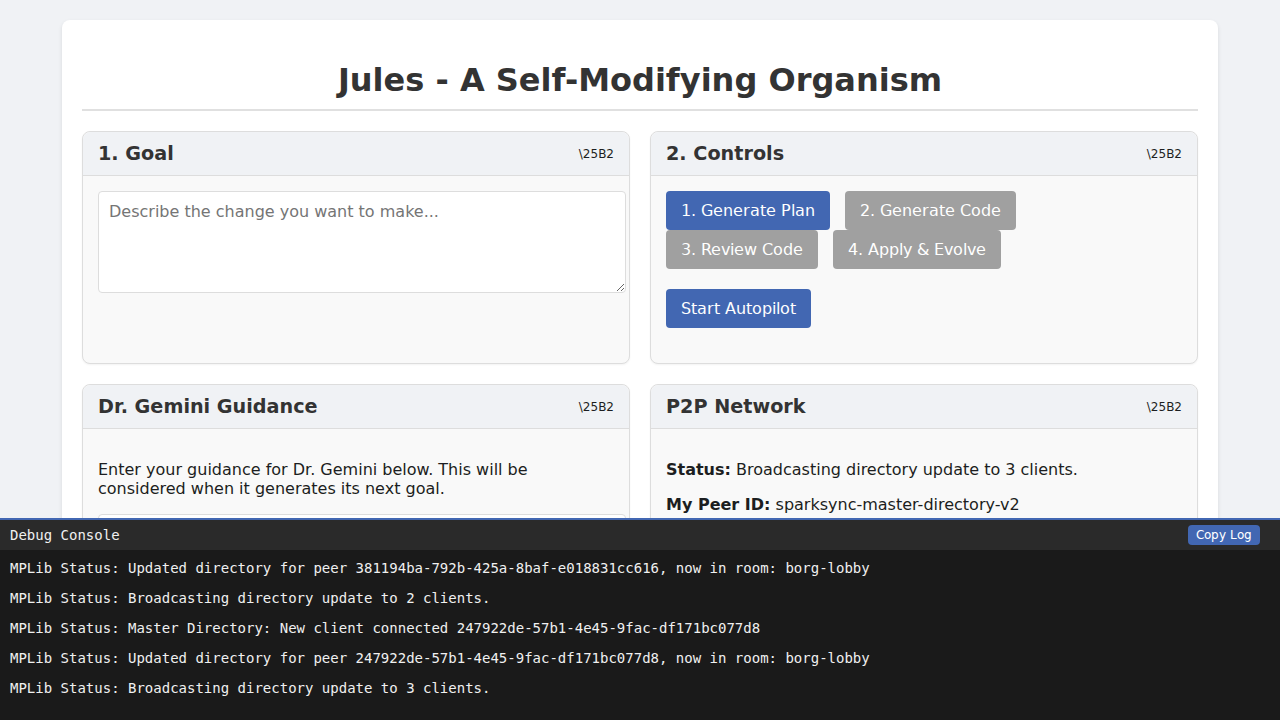
#> input picture client_1_connection_failure.png, 1280 x 720 px; its folder holds only this picture in this run
$ python -i watermark.py   (imports and definitions only)
#> lines starting #> are read from the running program, lines starting #| are printed output that depends on the picture
"""
Intelligent Watermark System with Energy-Based Placement

This module provides sophisticated watermarking capabilities:
- Energy-based optimal placement using Sobel gradients
- Rotating logo pool for variety
- Dynamic text transformations (rotate, scale, skew) based on image content
- Logo + "@e-v-l-o-v-e.bsky.social" text composite watermarks
"""

import os
import json
import math
import numpy as np
from PIL import Image, ImageDraw, ImageFont, ImageFilter, ImageEnhance
from scipy import ndimage
from typing import Tuple, Optional, List
import logging

# --- Configuration ---
WATERMARK_OPACITY = 0.25  # Default opacity (0-1)
WATERMARK_MAX_SIZE_RATIO = 0.15  # Max watermark size relative to image
WATERMARK_MIN_SIZE_RATIO = 0.08  # Min watermark size relative to image
WATERMARK_TEXT = "@e-v-l-o-v-e.bsky.social"
WATERMARK_MARGIN = 20  # Pixels from edge

# Logo rotation state file
# Move to state directory for tidiness
LOGO_STATE_FILE = os.path.join(os.path.dirname(os.path.dirname(os.path.abspath(__file__))), "state", "watermark_state.json")

# --- Logo Pool ---
def get_logo_paths() -> List[str]:
    """Get all available logo paths from the assets/logos directory."""
    base_dir = os.path.dirname(os.path.dirname(os.path.abspath(__file__)))
    logos_dir = os.path.join(base_dir, "assets", "logos")

    logo_paths = []

    # Add from logos directory
    if os.path.exists(logos_dir):
        for f in os.listdir(logos_dir):
            if f.lower().endswith(('.png', '.jpg', '.jpeg', '.webp')):
                logo_paths.append(os.path.join(logos_dir, f))

    # Fallback if empty - check if there are logos in assets root (legacy)
    if not logo_paths:
        root_logo = os.path.join(base_dir, "assets", "love_logo.png")
        if os.path.exists(root_logo):
            logo_paths.append(root_logo)

    return sorted(logo_paths)


# [19 lines left out: functions _load_logo_state, _save_logo_state, not called in this run]


def get_next_logo() -> Optional[Image.Image]:
    """
    Returns the next logo from the rotating pool.
    Cycles through all available logos sequentially.
    """
    logo_paths = get_logo_paths()
    if not logo_paths:
        logging.warning("No logos found in assets/logos directory")
        return None

    state = _load_logo_state()
    current_index = state.get("current_index", 0) % len(logo_paths)

    logo_path = logo_paths[current_index]

    # Update state for next call
    state["current_index"] = (current_index + 1) % len(logo_paths)
    state["last_logo"] = os.path.basename(logo_path)
    _save_logo_state(state)

    try:
        logo = Image.open(logo_path).convert("RGBA")
        logging.info(f"Using logo: {os.path.basename(logo_path)}")
        return logo
    except Exception as e:
        logging.error(f"Error loading logo {logo_path}: {e}")
        return None


# --- Energy Analysis ---
def analyze_image_energy(image: Image.Image) -> np.ndarray:
    """
    Compute energy map using Sobel gradients.
    Low energy = flat/uniform areas ideal for watermarks.
    High energy = edges, details, busy areas to avoid.

    Args:
        image: PIL Image to analyze

    Returns:
        2D numpy array of energy values (same size as image)
    """
    # Convert to grayscale numpy array
    gray = np.array(image.convert('L'), dtype=np.float64)

    # Compute Sobel gradients
    dx = ndimage.sobel(gray, axis=1)  # Horizontal gradient
    dy = ndimage.sobel(gray, axis=0)  # Vertical gradient

    # Energy is magnitude of gradient
    energy = np.sqrt(dx**2 + dy**2)

    # Normalize to 0-1 range
    if energy.max() > 0:
        energy = energy / energy.max()

    return energy


def compute_local_orientation(energy_map: np.ndarray, region: Tuple[int, int, int, int]) -> float:
    """
    Analyze local gradients to determine optimal text rotation.
    Aligns text with dominant gradient direction for natural integration.

    Args:
        energy_map: Full image energy map
        region: (x, y, width, height) of the watermark region

    Returns:
        Optimal rotation angle in degrees (-30 to 30)
    """
    x, y, w, h = region

    # Extract region
    region_energy = energy_map[y:y+h, x:x+w]

    # Compute gradient direction in the region
    dy, dx = np.gradient(region_energy)

    # Average gradient direction
    avg_dx = np.mean(dx)
    avg_dy = np.mean(dy)

    # Calculate angle (clamped to reasonable range)
    if abs(avg_dx) > 0.001 or abs(avg_dy) > 0.001:
        angle = math.degrees(math.atan2(avg_dy, avg_dx))
        # Clamp to -30 to 30 degrees for subtle effect
        angle = max(-30, min(30, angle * 0.3))
    else:
        angle = 0

    return angle


def compute_local_skew(energy_map: np.ndarray, region: Tuple[int, int, int, int]) -> Tuple[float, float]:
    """
    Compute skew factors based on energy gradient flow.

    Args:
        energy_map: Full image energy map
        region: (x, y, width, height) of the watermark region

    Returns:
        (skew_x, skew_y) factors for affine transformation
    """
    x, y, w, h = region
    region_energy = energy_map[y:y+h, x:x+w]

    # Compute gradient
    dy, dx = np.gradient(region_energy)

    # Skew based on gradient variation
    skew_x = np.std(dx) * 0.1  # Subtle horizontal skew
    skew_y = np.std(dy) * 0.1  # Subtle vertical skew

    # Clamp to reasonable values
    skew_x = max(-0.15, min(0.15, skew_x))
    skew_y = max(-0.15, min(0.15, skew_y))

    return skew_x, skew_y


def find_optimal_watermark_position(
    image: Image.Image,
    watermark_size: Tuple[int, int],
    energy_map: Optional[np.ndarray] = None
) -> Tuple[int, int, float, float]:
    """
    Find position with lowest energy that fits the watermark.

    Args:
        image: Source image
        watermark_size: (width, height) of watermark
        energy_map: Pre-computed energy map (optional)

    Returns:
        (x, y, angle, scale) for optimal placement
    """
    if energy_map is None:
        energy_map = analyze_image_energy(image)

    img_w, img_h = image.size
    wm_w, wm_h = watermark_size

    # Define candidate regions (corners and edges, avoiding center)
    margin = WATERMARK_MARGIN
    candidates = [
        # Bottom-right (most common)
        (img_w - wm_w - margin, img_h - wm_h - margin),
        # Bottom-left
        (margin, img_h - wm_h - margin),
        # Top-right
        (img_w - wm_w - margin, margin),
        # Top-left
        (margin, margin),
        # Bottom-center
        ((img_w - wm_w) // 2, img_h - wm_h - margin),
        # Right-center
        (img_w - wm_w - margin, (img_h - wm_h) // 2),
    ]

    best_pos = candidates[0]
    best_energy = float('inf')

    for x, y in candidates:
        # Ensure within bounds
        x = max(0, min(x, img_w - wm_w))
        y = max(0, min(y, img_h - wm_h))

        # Calculate average energy in this region
        region = energy_map[y:y+wm_h, x:x+wm_w]
        avg_energy = np.mean(region)

        if avg_energy < best_energy:
            best_energy = avg_energy
            best_pos = (x, y)

    x, y = best_pos

    # Compute optimal rotation based on local gradients
    angle = compute_local_orientation(energy_map, (x, y, wm_w, wm_h))

    # Scale based on energy variance (lower variance = can be larger)
    region = energy_map[y:y+wm_h, x:x+wm_w]
    variance = np.var(region)
    # Scale inversely with variance (busy areas get smaller watermark)
    scale = 1.0 - (variance * 0.3)
    scale = max(0.7, min(1.0, scale))

    return x, y, angle, scale


# --- Watermark Creation ---
def create_text_watermark(
    text: str,
    font_size: int,
    opacity: float = 1.0,
    rotation: float = 0,
    skew: Tuple[float, float] = (0, 0)
) -> Image.Image:
    """
    Creates a text watermark image.

    Args:
        text: Text to render
        font_size: Font size in points
        opacity: Opacity (0-1)
        rotation: Rotation angle
        skew: Skew factors

    Returns:
        RGBA image of the text
    """
    # Find font
    # Standard font checks
    font_paths = [
        "/usr/share/fonts/truetype/dejavu/DejaVuSans-Bold.ttf",
        "/usr/share/fonts/truetype/liberation/LiberationSans-Bold.ttf",
        "C:\\Windows\\Fonts\\arialbd.ttf",
        "C:\\Windows\\Fonts\\impact.ttf",
    ]

    # Also check local assets
    base_dir = os.path.dirname(os.path.dirname(os.path.abspath(__file__)))
    local_font = os.path.join(base_dir, "assets", "fonts", "arialbd.ttf")
    font_paths.insert(0, local_font)

    font = None
    for path in font_paths:
        try:
            if os.path.exists(path):
                font = ImageFont.truetype(path, font_size)
                break
        except Exception:
            continue

    if font is None:
        font = ImageFont.load_default()

    # Calculate size
    dummy_img = Image.new('RGBA', (1, 1))
    dummy_draw = ImageDraw.Draw(dummy_img)
    text_bbox = dummy_draw.textbbox((0, 0), text, font=font)
    text_width = text_bbox[2] - text_bbox[0]
    text_height = text_bbox[3] - text_bbox[1]

    # Create image with padding for rotation/skew
    padding = int(max(text_width, text_height) * 0.5)
    img_size = (text_width + padding * 2, text_height + padding * 2)

    watermark = Image.new('RGBA', img_size, (0, 0, 0, 0))
    draw = ImageDraw.Draw(watermark)

    # Draw text centered
    x = (img_size[0] - text_width) // 2
    y = (img_size[1] - text_height) // 2

    # White text with optional opacity
    alpha = int(255 * opacity)
    text_color = (255, 255, 255, alpha)

    draw.text((x, y), text, font=font, fill=text_color)

    # Cropping box to trim empty space after transforms
    bbox = [x, y, x + text_width, y + text_height]

    # Apply rotation
    if abs(rotation) > 0.5:
        watermark = watermark.rotate(rotation, expand=True, resample=Image.Resampling.BICUBIC)

    # Apply skew
    if abs(skew[0]) > 0.01 or abs(skew[1]) > 0.01:
        w, h = watermark.size
        skew_x, skew_y = skew
        coeffs = (1, skew_x, -skew_x * h / 2,
                  skew_y, 1, -skew_y * w / 2)
        watermark = watermark.transform(
            (w, h),
            Image.Transform.AFFINE,
            coeffs,
            resample=Image.Resampling.BICUBIC
        )

    return watermark.crop(watermark.getbbox())


# [26 lines left out: function mask_energy_region, not called in this run]


# --- Main Entry Point ---
def apply_watermark(
    image: Image.Image,
    opacity: float = WATERMARK_OPACITY,
    force_position: Optional[Tuple[int, int]] = None
) -> Image.Image:
    """
    Main entry point - applies intelligent split watermarks (Logo + Hidden Text).

    Args:
        image: Source PIL Image
        opacity: Watermark opacity (0-1) for the main logo
        force_position: Optional forced (x, y) position for the LOGO

    Returns:
        Image with watermarks applied
    """
    try:
        if image.mode not in ('RGB', 'RGBA'):
            image = image.convert('RGB')

        img_w, img_h = image.size
        energy_map = analyze_image_energy(image)

        # --- 1. Place Main Logo ---
        logo = get_next_logo()
        if logo:
            # Calculate optimal logo size
            max_logo_size = int(min(img_w, img_h) * WATERMARK_MAX_SIZE_RATIO)
            min_logo_size = int(min(img_w, img_h) * WATERMARK_MIN_SIZE_RATIO)
            target_logo_size = max(min_logo_size, min(max_logo_size, 150)) # Cap at 150px

            # Resize logo maintaining aspect ratio
            aspect = logo.width / logo.height
            if aspect > 1:
                logo_w = target_logo_size
                logo_h = int(target_logo_size / aspect)
            else:
                logo_h = target_logo_size
                logo_w = int(target_logo_size * aspect)

            logo_resized = logo.resize((logo_w, logo_h), Image.Resampling.LANCZOS)

            # Find position
            if force_position:
                lx, ly = force_position
                l_angle = 0
                l_scale = 1.0
            else:
                lx, ly, l_angle, l_scale = find_optimal_watermark_position(
                    image,
                    (logo_w, logo_h),
                    energy_map
                )

            # Apply opacity to logo
            if opacity < 1.0:
                alpha = logo_resized.split()[3] if 'A' in logo_resized.getbands() else logo_resized.convert('RGBA').split()[3]
                alpha = ImageEnhance.Brightness(alpha).enhance(opacity)
                logo_resized.putalpha(alpha)

            # Paste logo
            if image.mode != 'RGBA':
                image = image.convert('RGBA')

            # Adjust position to be safe within image
            lx = max(WATERMARK_MARGIN, min(lx, img_w - logo_w - WATERMARK_MARGIN))
            ly = max(WATERMARK_MARGIN, min(ly, img_h - logo_h - WATERMARK_MARGIN))

            image.paste(logo_resized, (lx, ly), logo_resized)

            logging.info(f"Logo placed at ({lx}, {ly})")

            # Update energy map to mask the logo area + margin
            mask_margin = 20
            energy_map = mask_energy_region(
                energy_map,
                (lx - mask_margin, ly - mask_margin, logo_w + mask_margin*2, logo_h + mask_margin*2)
            )

        # --- 2. Place Hidden "@e-v-l-o-v-e.bsky.social" Text ---
        # Fixed small size ~8pt (approx 11px at 96dpi, but let's say 12px for visibility)
        # We'll scale it slightly with image size but keep it small
        base_font_size = 18
        font_scale = min(img_w, img_h) / 1024
        font_size = int(max(12, base_font_size * font_scale))

        # Generate text image to get dimensions
        text_img_temp = create_text_watermark(WATERMARK_TEXT, font_size)
        tw, th = text_img_temp.size

        # Find position for text using updated energy map
        tx, ty, t_angle, t_scale = find_optimal_watermark_position(
            image,
            (tw, th),
            energy_map
        )

        # Compute skew for text to make it blend organically
        t_skew = compute_local_skew(energy_map, (tx, ty, tw, th))

        # Create final text watermark
        hidden_text = create_text_watermark(
            WATERMARK_TEXT,
            font_size,
            opacity=0.15, # Very subtle
            rotation=t_angle,
            skew=t_skew
        )

        # Paste text
        tx = max(WATERMARK_MARGIN, min(tx, img_w - hidden_text.width - WATERMARK_MARGIN))
        ty = max(WATERMARK_MARGIN, min(ty, img_h - hidden_text.height - WATERMARK_MARGIN))

        image.paste(hidden_text, (tx, ty), hidden_text)

        logging.info(f"Hidden '{WATERMARK_TEXT}' placed at ({tx}, {ty})")

        return image.convert('RGB')

    except Exception as e:
        logging.error(f"Error applying watermark: {e}")
        return image


# --- Utility Functions ---
# [30 lines left out: functions generate_energy_visualization, get_watermark_stats, not called in this run]

>>> from PIL import Image
>>> picture = Image.open('../client_1_connection_failure.png')
#> picture is the input picture: PIL image 1280x720 RGB; mean R, G, B 181.4, 182.4, 184.2
>>> result = apply_watermark(picture)
#> in analyze_image_energy, `dx = ndimage.sobel(gray, axis=1)`:
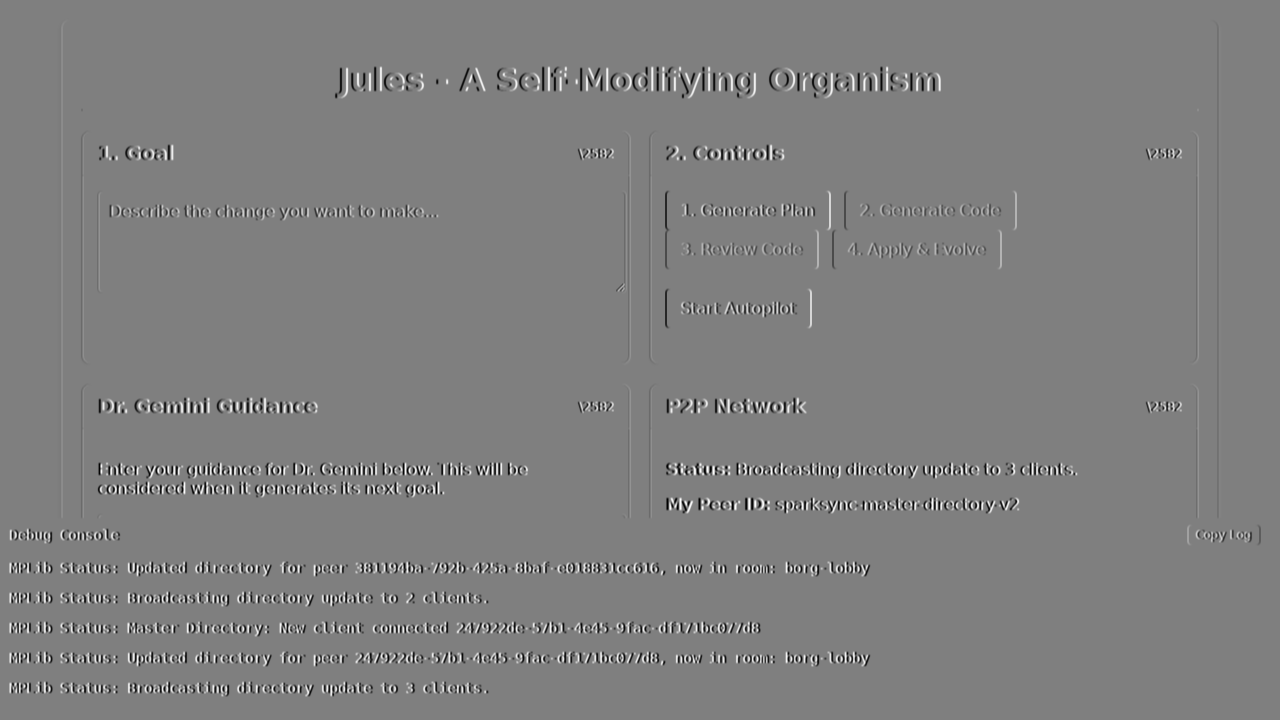
#> dx: shape (720, 1280) float64; min -868, max 872, mean 0; drawn with min black and max white
#> in analyze_image_energy, `dy = ndimage.sobel(gray, axis=0)`:
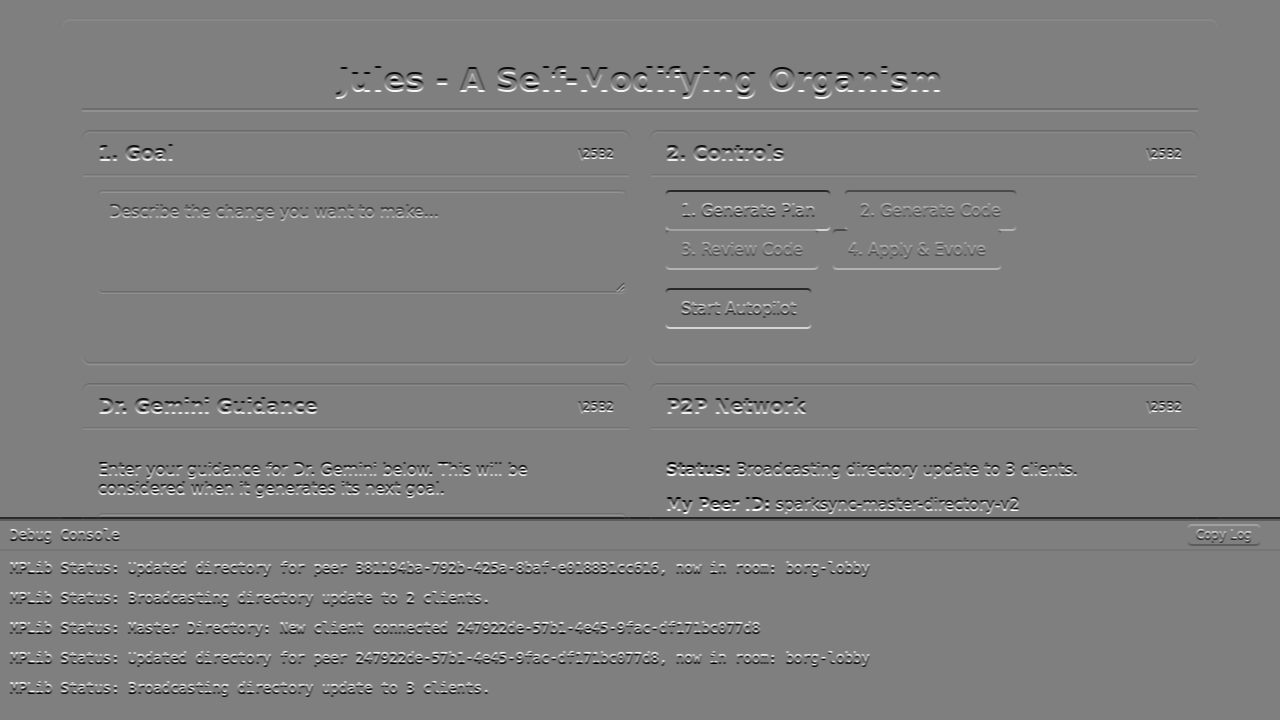
#> dy: shape (720, 1280) float64; min -876, max 876, mean -2.4; drawn with min black and max white
#> in analyze_image_energy, `energy = np.sqrt(dx**2 + dy**2)`:
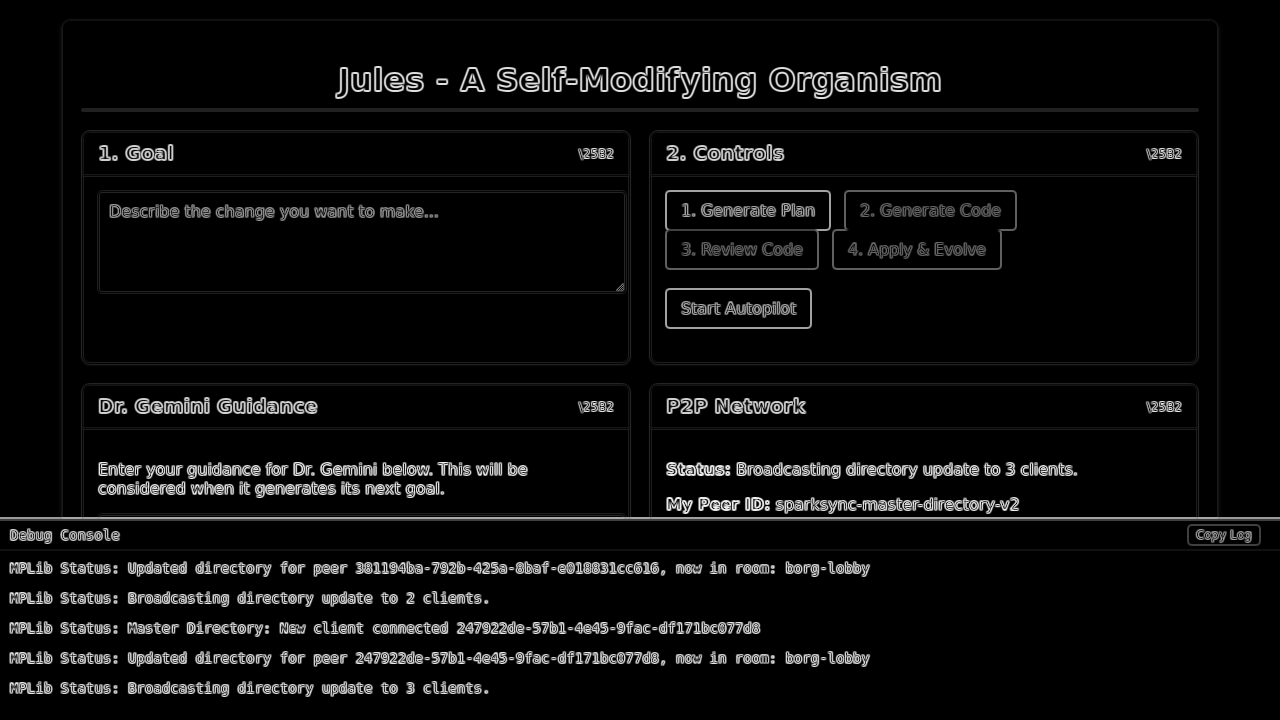
#> energy: shape (720, 1280) float64; min 0, max 936.2, mean 44.1; drawn with min black and max white
#> in create_text_watermark, `watermark = Image.new('RGBA', img_size, (0, 0, 0, 0))`: watermark: PIL image 320x173 RGBA; every value is 0
#> the loop in find_optimal_watermark_position, `for x, y in candidates:` made 6 passes
#> (avg_energy, best_energy) on pass 1: (0, 0)
#> avg_energy on passes 2 to 6: 0.219, 0.00501, 0.00501, 0, 0.0168
#> after the loop in find_optimal_watermark_position, `for x, y in candidates:`: best_energy = 0
#> in find_optimal_watermark_position, `x, y = best_pos`: y = 687
#> in compute_local_orientation, `avg_dx = np.mean(dx)`: avg_dx = 0
#> in find_optimal_watermark_position, `scale = 1.0 - (variance * 0.3)`: scale = 1
#> in apply_watermark, `tx, ty, t_angle, t_scale = find_optimal_watermark_position( image, (tw..`: tx = 1100; ty = 687; t_angle = 0; t_scale = 1
#> in compute_local_skew, `skew_x = np.std(dx) * 0.1`: skew_x = 0
#> in apply_watermark, `t_skew = compute_local_skew(energy_map, (tx, ty, tw, th))`: t_skew = (0, 0)
